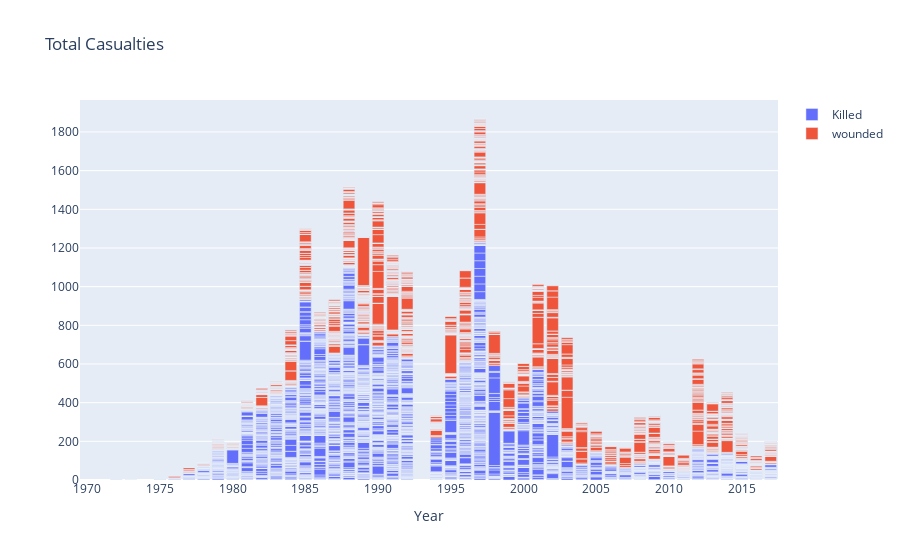

Notebook source saved alongside this figure:
### Code cell
trace1 = {
  'x': df_colombia.year,
  'y': df_colombia.killed,
  'name': 'Killed',
  'type': 'bar'
};
trace2 = {
  'x': df_colombia.year,
  'y': df_colombia.wounded,
  'name': 'wounded',
  'type': 'bar'
};
data = [trace1, trace2];
layout = {
  'xaxis': {'title': 'Year'},
  'barmode': 'relative',
  'title': 'Total Casualties'
};
fig = go.Figure(data = data, layout = layout)
iplot(fig)

### Figure 1 — Plotly figure (JSON) as saved in the notebook; plotly's stock layout.template omitted (floating-point values rounded to 4 significant figures; data arrays with more than 128 entries replaced by an {"elided": "..."} marker saying what was removed)
{"data": [{"name": "Killed", "type": "bar", "x": {"elided": "8306 int values"}, "y": {"elided": "8306 int values"}}, {"name": "wounded", "type": "bar", "x": {"elided": "8306 int values"}, "y": {"elided": "8306 int values"}}], "layout": {"autosize": true, "barmode": "relative", "title": {"text": "Total Casualties"}, "xaxis": {"autorange": true, "range": [1970.0, 2018.0], "title": {"text": "Year"}, "type": "linear"}, "yaxis": {"autorange": true, "range": [0, 1965.0], "type": "linear"}}}
